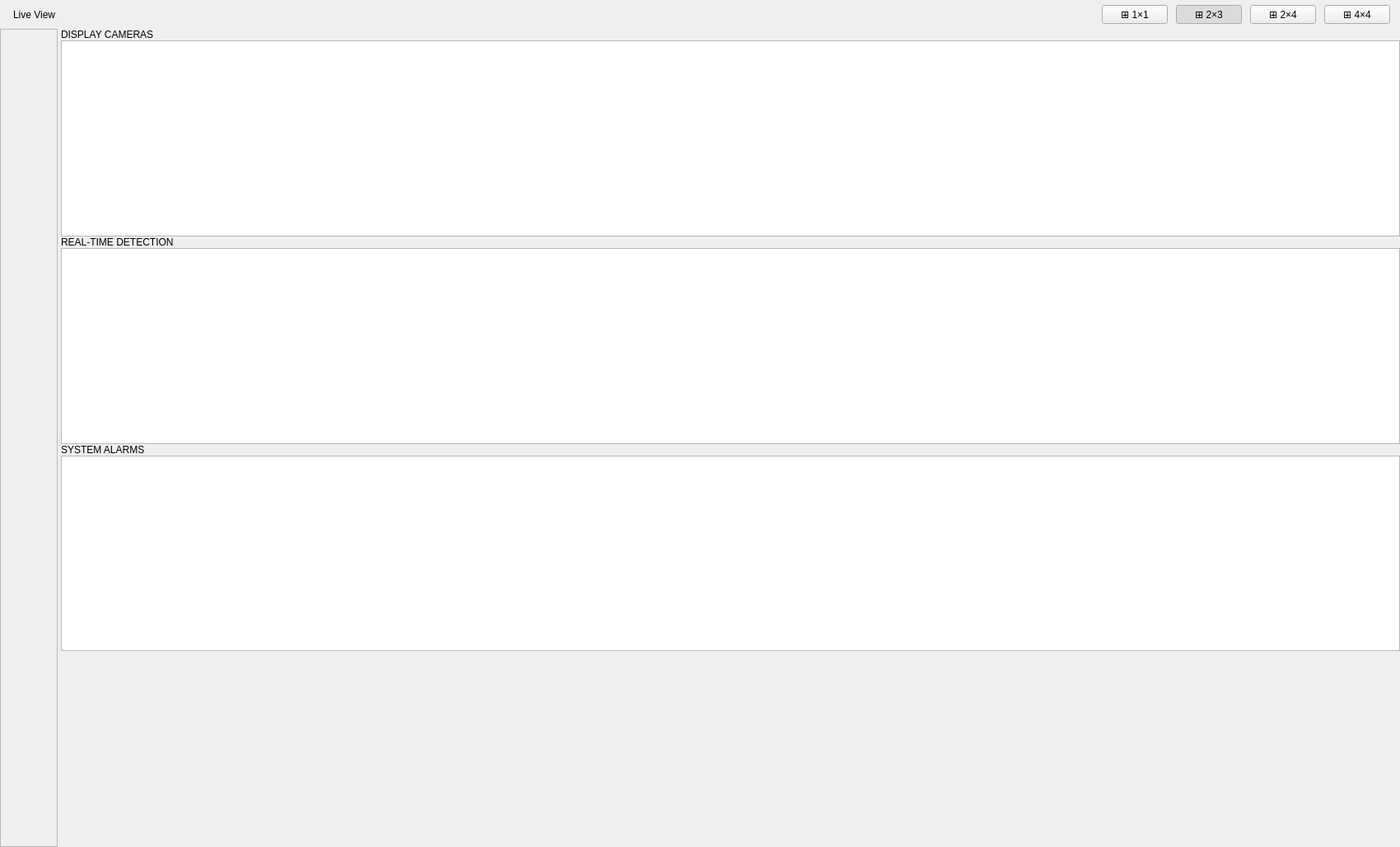
<?xml version="1.0" encoding="UTF-8"?>
<ui version="4.0">
 <class>LivePage</class>
 <widget class="QWidget" name="LivePage">
  <property name="geometry">
   <rect>
    <x>0</x>
    <y>0</y>
    <width>1700</width>
    <height>1028</height>
   </rect>
  </property>
  <property name="windowTitle">
   <string>Live View</string>
  </property>
  <layout class="QVBoxLayout" name="vLayout_livePage">
   <property name="spacing">
    <number>0</number>
   </property>
   <property name="leftMargin">
    <number>0</number>
   </property>
   <property name="topMargin">
    <number>0</number>
   </property>
   <property name="rightMargin">
    <number>0</number>
   </property>
   <property name="bottomMargin">
    <number>0</number>
   </property>
   <item>
    <layout class="QHBoxLayout" name="hLayout_liveHeader">
     <property name="spacing">
      <number>10</number>
     </property>
     <property name="leftMargin">
      <number>16</number>
     </property>
     <property name="topMargin">
      <number>6</number>
     </property>
     <property name="rightMargin">
      <number>12</number>
     </property>
     <property name="bottomMargin">
      <number>6</number>
     </property>
     <item>
      <widget class="QLabel" name="lbl_page_title">
       <property name="text">
        <string>Live View</string>
       </property>
      </widget>
     </item>
     <item>
      <spacer>
       <property name="orientation">
        <enum>Qt::Horizontal</enum>
       </property>
       <property name="sizeHint" stdset="0">
        <size>
         <width>40</width>
         <height>20</height>
        </size>
       </property>
      </spacer>
     </item>
     <item>
      <widget class="QPushButton" name="btn_grid_1x1">
       <property name="toolTip">
        <string>1 column × 1 row  (view 1 camera)</string>
       </property>
       <property name="text">
        <string>⊞ 1×1</string>
       </property>
       <property name="checkable">
        <bool>true</bool>
       </property>
      </widget>
     </item>
     <item>
      <widget class="QPushButton" name="btn_grid_2x3">
       <property name="toolTip">
        <string>2 columns × 3 rows  (6 cameras)</string>
       </property>
       <property name="text">
        <string>⊞ 2×3</string>
       </property>
       <property name="checkable">
        <bool>true</bool>
       </property>
       <property name="checked">
        <bool>true</bool>
       </property>
      </widget>
     </item>
     <item>
      <widget class="QPushButton" name="btn_grid_2x4">
       <property name="toolTip">
        <string>2 columns × 4 rows  (8 cameras)</string>
       </property>
       <property name="text">
        <string>⊞ 2×4</string>
       </property>
       <property name="checkable">
        <bool>true</bool>
       </property>
      </widget>
     </item>
     <item>
      <widget class="QPushButton" name="btn_grid_4x4">
       <property name="toolTip">
        <string>4 columns × 4 rows  (16 cameras)</string>
       </property>
       <property name="text">
        <string>⊞ 4×4</string>
       </property>
       <property name="checkable">
        <bool>true</bool>
       </property>
      </widget>
     </item>
    </layout>
   </item>
   <item>
    <widget class="QSplitter" name="splitter_main">
     <property name="orientation">
      <enum>Qt::Horizontal</enum>
     </property>
     <widget class="QScrollArea" name="scrollArea_cameraGrid">
      <property name="verticalScrollBarPolicy">
       <enum>Qt::ScrollBarAsNeeded</enum>
      </property>
      <property name="horizontalScrollBarPolicy">
       <enum>Qt::ScrollBarAsNeeded</enum>
      </property>
      <property name="widgetResizable">
       <bool>true</bool>
      </property>
      <widget class="QWidget" name="cameraGridArea">
       <property name="geometry">
        <rect>
         <x>0</x>
         <y>0</y>
         <width>68</width>
         <height>670</height>
        </rect>
       </property>
      </widget>
     </widget>
     <widget class="QWidget" name="rightPanel">
      <layout class="QVBoxLayout" name="vLayout_rightPanel">
       <property name="spacing">
        <number>0</number>
       </property>
       <property name="leftMargin">
        <number>0</number>
       </property>
       <property name="topMargin">
        <number>0</number>
       </property>
       <property name="rightMargin">
        <number>0</number>
       </property>
       <property name="bottomMargin">
        <number>0</number>
       </property>
       <item>
        <widget class="QLabel" name="lbl_panel_section_running">
         <property name="text">
          <string>DISPLAY CAMERAS</string>
         </property>
        </widget>
       </item>
       <item>
        <widget class="QListWidget" name="list_running_cameras"/>
       </item>
       <item>
        <widget class="QLabel" name="lbl_panel_section_detections">
         <property name="text">
          <string>REAL-TIME DETECTION</string>
         </property>
        </widget>
       </item>
       <item>
        <widget class="QListWidget" name="list_realtime_detections"/>
       </item>
       <item>
        <widget class="QLabel" name="lbl_panel_section_alarms">
         <property name="text">
          <string>SYSTEM ALARMS</string>
         </property>
        </widget>
       </item>
       <item>
        <widget class="QListWidget" name="list_alarms"/>
       </item>
       <item>
        <spacer>
         <property name="orientation">
          <enum>Qt::Vertical</enum>
         </property>
         <property name="sizeHint" stdset="0">
          <size>
           <width>20</width>
           <height>40</height>
          </size>
         </property>
        </spacer>
       </item>
      </layout>
     </widget>
    </widget>
   </item>
  </layout>
 </widget>
 <resources/>
 <connections/>
</ui>
